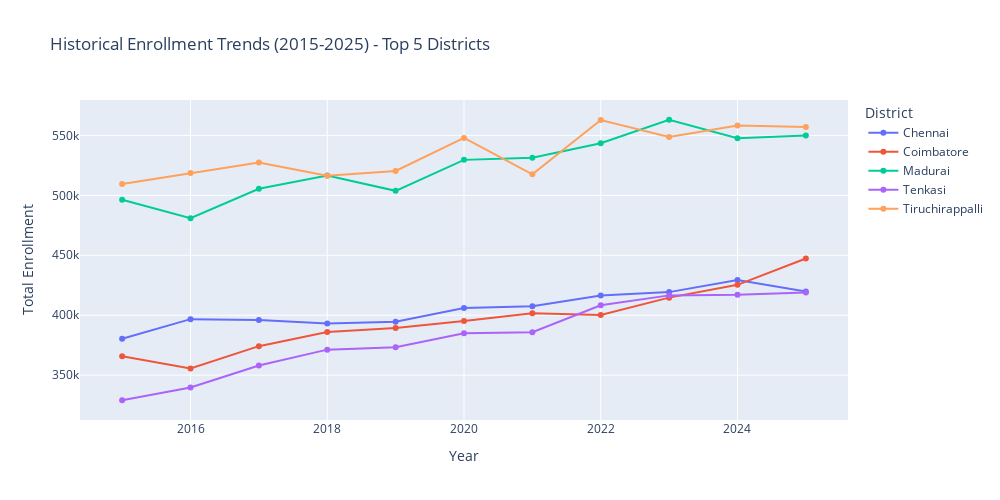

Notebook cell for this chart:
### Markdown cell above
## 7️⃣ Forecasting & Future Requirements

### Code cell
# Generate historical enrollment data
def generate_historical_enrollment_data(df):
    """Generate synthetic historical enrollment data (2015-2025)"""
    logger.info("Generating historical enrollment trends...")
    
    np.random.seed(42)
    
    years = range(2015, 2026)
    historical_data = []
    
    for district in df['District'].unique():
        current_enrollment = df[df['District'] == district]['Total_Enrollment'].iloc[0]
        annual_growth_rate = np.random.uniform(0.01, 0.03)
        
        for year in years:
            years_from_now = 2025 - year
            enrollment = current_enrollment / ((1 + annual_growth_rate) ** years_from_now)
            enrollment = int(enrollment + np.random.normal(0, enrollment * 0.02))
            
            historical_data.append({
                'District': district,
                'Year': year,
                'Enrollment': max(enrollment, 0)
            })
    
    hist_df = pd.DataFrame(historical_data)
    hist_df.to_csv(OUTPUT_DIR / 'historical_enrollment_2015_2025.csv', index=False)
    
    logger.info(f"Generated historical data: {hist_df.shape}")
    
    return hist_df


hist_df = generate_historical_enrollment_data(final_df)
print(f"✅ Historical enrollment data generated. Shape: {hist_df.shape}")

# Visualize trend for sample districts
sample_districts = final_df.nlargest(5, 'Total_Enrollment')['District'].tolist()

fig = px.line(
    hist_df[hist_df['District'].isin(sample_districts)],
    x='Year',
    y='Enrollment',
    color='District',
    title='Historical Enrollment Trends (2015-2025) - Top 5 Districts',
    labels={'Enrollment': 'Total Enrollment'},
    markers=True,
    width=1000,
    height=500
)
fig.write_html(OUTPUT_DIR / 'historical_enrollment_trends.html')
fig.show()

### Figure 1 — Plotly figure (JSON) as saved in the notebook; plotly's stock layout.template omitted (floating-point values rounded to 4 significant figures)
{"data": [{"hovertemplate": "District=Chennai<br>Year=%{x}<br>Total Enrollment=%{y}<extra></extra>", "legendgroup": "Chennai", "line": {"color": "#636efa", "dash": "solid"}, "marker": {"symbol": "circle"}, "mode": "lines+markers", "name": "Chennai", "orientation": "v", "showlegend": true, "type": "scatter", "x": [2015, 2016, 2017, 2018, 2019, 2020, 2021, 2022, 2023, 2024, 2025], "xaxis": "x", "y": [380351, 396700, 396014, 393111, 394445, 405905, 407429, 416432, 419252, 429262, 419859], "yaxis": "y"}, {"hovertemplate": "District=Coimbatore<br>Year=%{x}<br>Total Enrollment=%{y}<extra></extra>", "legendgroup": "Coimbatore", "line": {"color": "#EF553B", "dash": "solid"}, "marker": {"symbol": "circle"}, "mode": "lines+markers", "name": "Coimbatore", "orientation": "v", "showlegend": true, "type": "scatter", "x": [2015, 2016, 2017, 2018, 2019, 2020, 2021, 2022, 2023, 2024, 2025], "xaxis": "x", "y": [365750, 355533, 374154, 385907, 389379, 395049, 401610, 400095, 414641, 425326, 447300], "yaxis": "y"}, {"hovertemplate": "District=Madurai<br>Year=%{x}<br>Total Enrollment=%{y}<extra></extra>", "legendgroup": "Madurai", "line": {"color": "#00cc96", "dash": "solid"}, "marker": {"symbol": "circle"}, "mode": "lines+markers", "name": "Madurai", "orientation": "v", "showlegend": true, "type": "scatter", "x": [2015, 2016, 2017, 2018, 2019, 2020, 2021, 2022, 2023, 2024, 2025], "xaxis": "x", "y": [496357, 480984, 505486, 516559, 503767, 529604, 531471, 543547, 563081, 547658, 549915], "yaxis": "y"}, {"hovertemplate": "District=Tenkasi<br>Year=%{x}<br>Total Enrollment=%{y}<extra></extra>", "legendgroup": "Tenkasi", "line": {"color": "#ab63fa", "dash": "solid"}, "marker": {"symbol": "circle"}, "mode": "lines+markers", "name": "Tenkasi", "orientation": "v", "showlegend": true, "type": "scatter", "x": [2015, 2016, 2017, 2018, 2019, 2020, 2021, 2022, 2023, 2024, 2025], "xaxis": "x", "y": [329019, 339694, 358019, 371260, 373166, 384872, 385761, 408225, 416527, 417054, 418909], "yaxis": "y"}, {"hovertemplate": "District=Tiruchirappalli<br>Year=%{x}<br>Total Enrollment=%{y}<extra></extra>", "legendgroup": "Tiruchirappalli", "line": {"color": "#FFA15A", "dash": "solid"}, "marker": {"symbol": "circle"}, "mode": "lines+markers", "name": "Tiruchirappalli", "orientation": "v", "showlegend": true, "type": "scatter", "x": [2015, 2016, 2017, 2018, 2019, 2020, 2021, 2022, 2023, 2024, 2025], "xaxis": "x", "y": [509531, 518563, 527409, 516434, 520379, 547937, 517556, 562854, 548632, 558241, 556981], "yaxis": "y"}], "layout": {"height": 500, "legend": {"title": {"text": "District"}, "tracegroupgap": 0}, "title": {"text": "Historical Enrollment Trends (2015-2025) - Top 5 Districts"}, "width": 1000, "xaxis": {"anchor": "y", "domain": [0, 1], "title": {"text": "Year"}}, "yaxis": {"anchor": "x", "domain": [0, 1], "title": {"text": "Total Enrollment"}}}}
